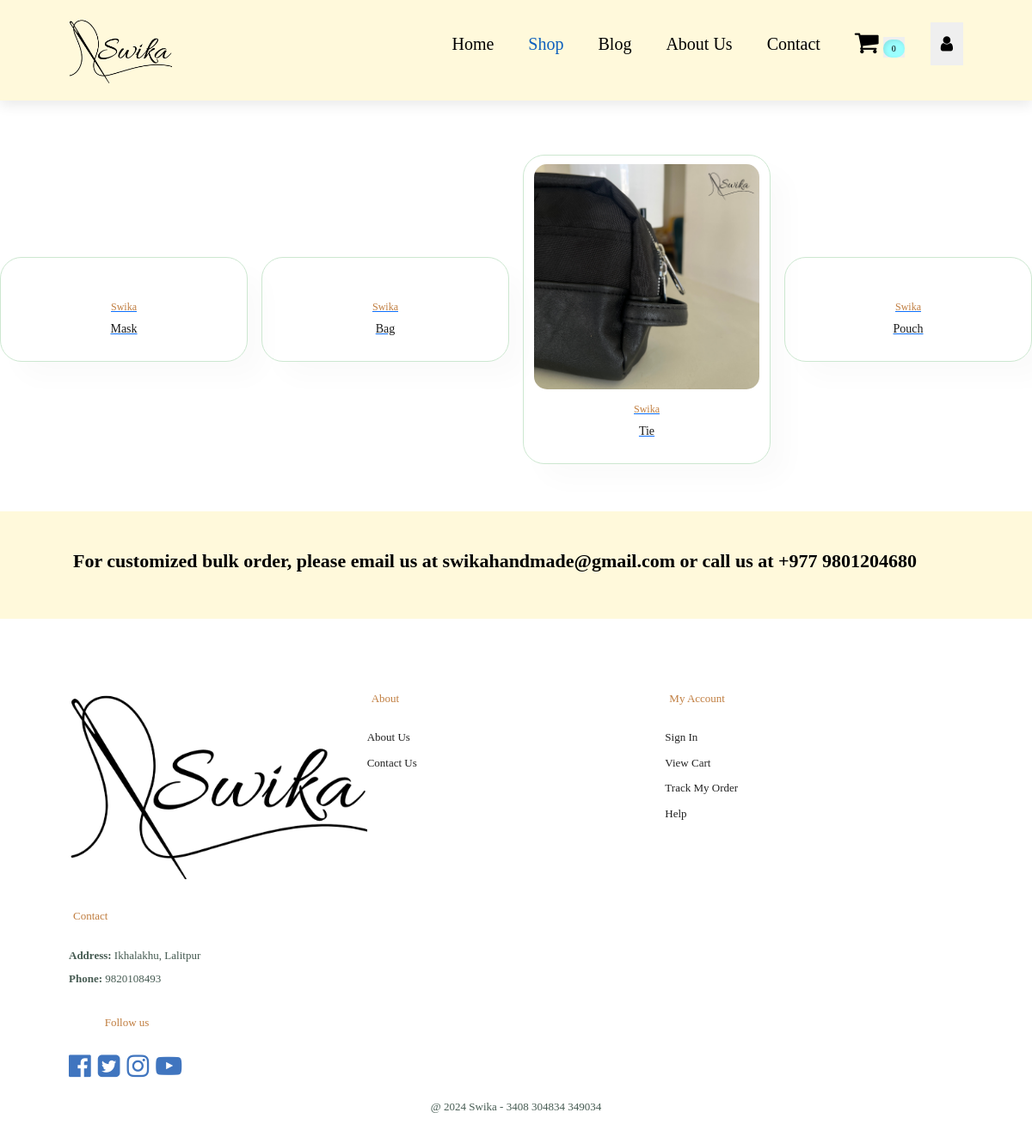
/category_summary/, run on an earlier commit of the app's database.
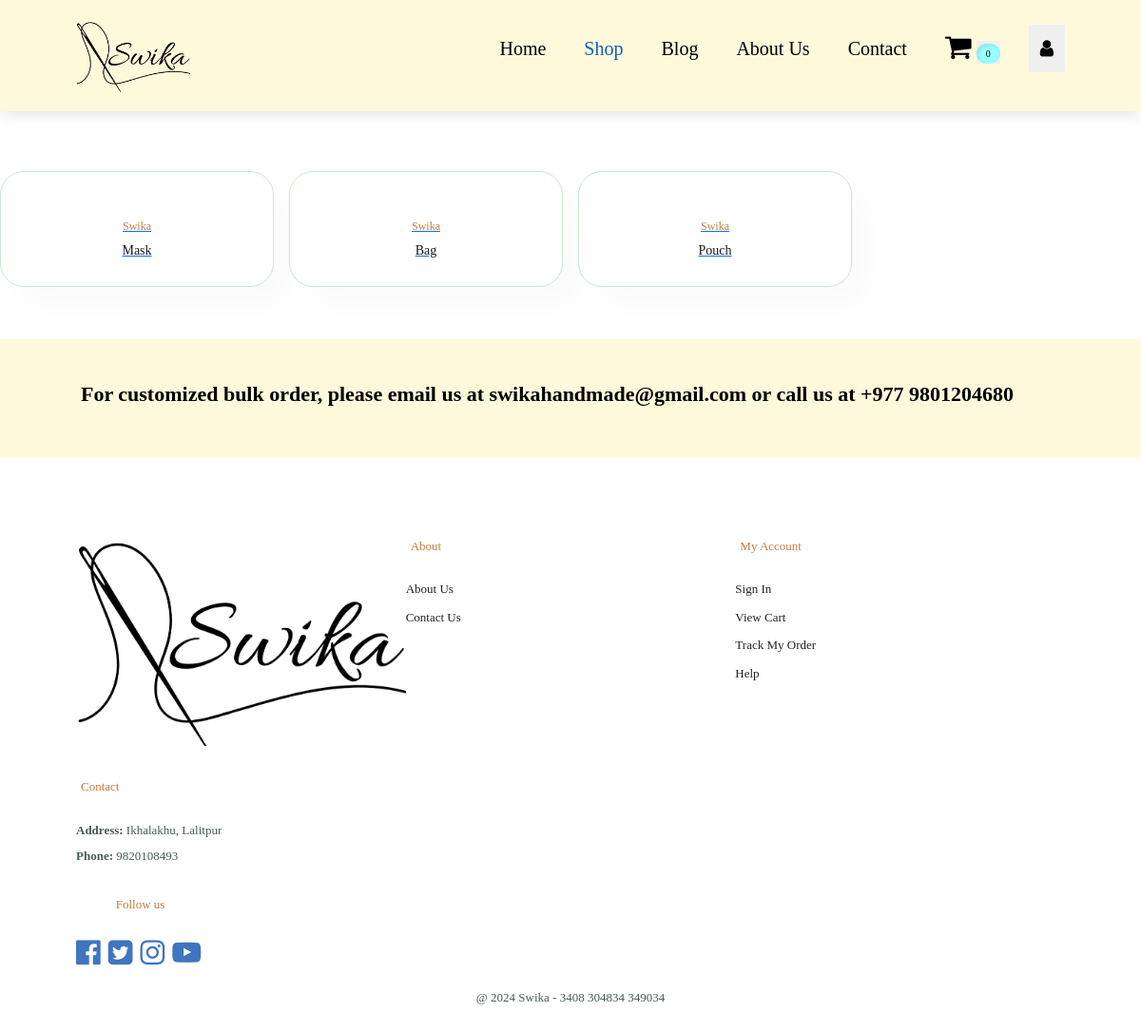
And on a later commit of the database.
### home/models.py (models this page shows)
class Category(models.Model):
    name = models.CharField(max_length=50)
    image = models.ImageField(upload_to='uploads/product/', blank=True, null=True, default='uploads/product/bag1.PNG')
    def __str__(self):
        return self.name
    class Meta:
        verbose_name_plural = 'categories'

### home/views.py (the view)
# urls.py: path('category_summary/', views.category_summary, name='category_summary'), # FIX 1: Added missing trailing slash
def category_summary(request):
    categories = Category.objects.all()
    return render(request, 'category_summary.html', {"categories": categories})

### cart/cart.py (called while the page is built)
    def __len__(self):
        return sum(int(val) for val in self.cart.values())

### cart/context_processor.py (called while the page is built)
def cart(request):
    return {'cart': Cart(request)}

### home/templates/category_summary.html (shortened to what this page needs)
{% extends 'base.html' %}
{% load static %}
{% block content %}
   <section id="header">
  <a href="{% url 'home' %}"><img src="{% static '/img/Swika_Logo_Og.png' %}" class="logo" alt="logo"></a>
  <div>
    <ul id="navbar">
      <li><a  href="{% url 'home' %}">Home</a></li>
      <li><a class="active" href="{% url 'category_summary' %}">Shop</a></li>
      <li><a href="{% url 'blog' %}">Blog</a></li>
      <li><a href="{% url 'about' %}">About Us</a></li>
      <li><a href="{% url 'contact' %}">Contact</a></li>
      <li id="lg-bag">
        <a href="{% url 'cart_summary' %}">
          <i style="font-size: 30px;" class="fa fa-shopping-cart" aria-hidden="true"></i>
        </a>
        <button><span class="quantity nav-cart-badge-class" id="cart_quantity">{{ cart|length }}</span></button>
      </li>
        {% if user.is_authenticated %}
        <div class = "dropydown">
          <button>{{ user.username }}</button>
        <div class="dropdown-menu">
          <a href="{% url 'update_profile' %}" class="dropdown-items">Profile</a>
          <form method="POST" action="{% url 'logout' %}" style="margin: 0;">
            {% csrf_token %}
            <a href="#" onclick="event.preventDefault(); this.parentElement.submit();" class="dropdown-items">Logout</a>
          </form>
        </div>
      </div>
      {% else %}
      <div class="dropydown">
        <button><i class="fa fa-user" aria-hidden="true"></i></button>
      </div>
      {% endif %}
    </ul>
  </div>
</section>
    <br>
        <br>
    <section id="product1">
     <div class="product-container">
       {% for category in categories %}
       <div class="product">
        <a href="{% url 'category' category %}">
           <img src="{{category.image.url}}" alt=""></img>
           <div class="description">
           <span>Swika</span>
           <h5>{{category.name}}</h5>
         </a>
           </div>
        </div>
              {% endfor %}
   </section>
  {% endblock%}

What changed in the data, as far as the page shows it:
removed Category: image (picture), name "Tie"
